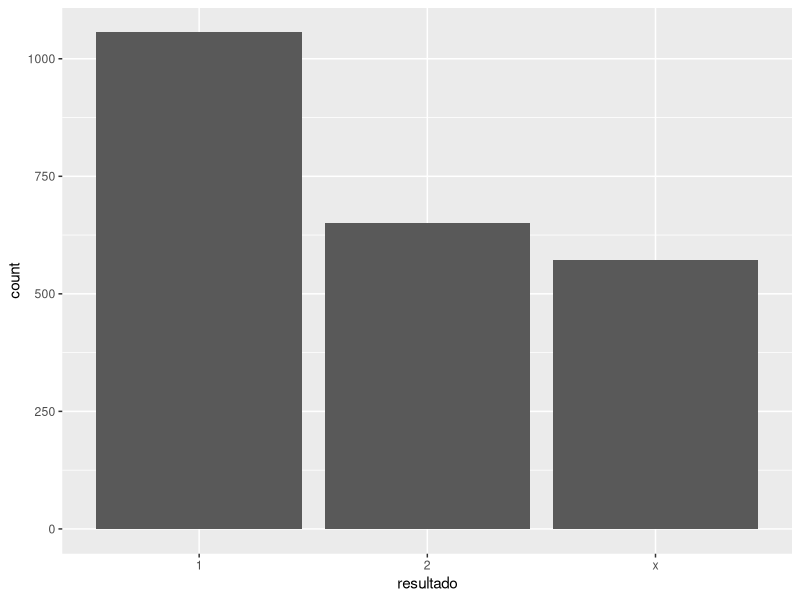
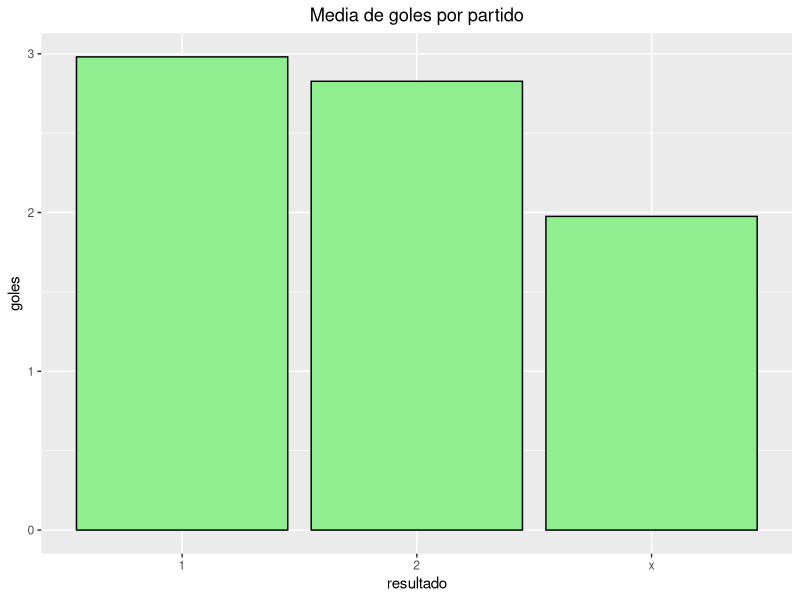
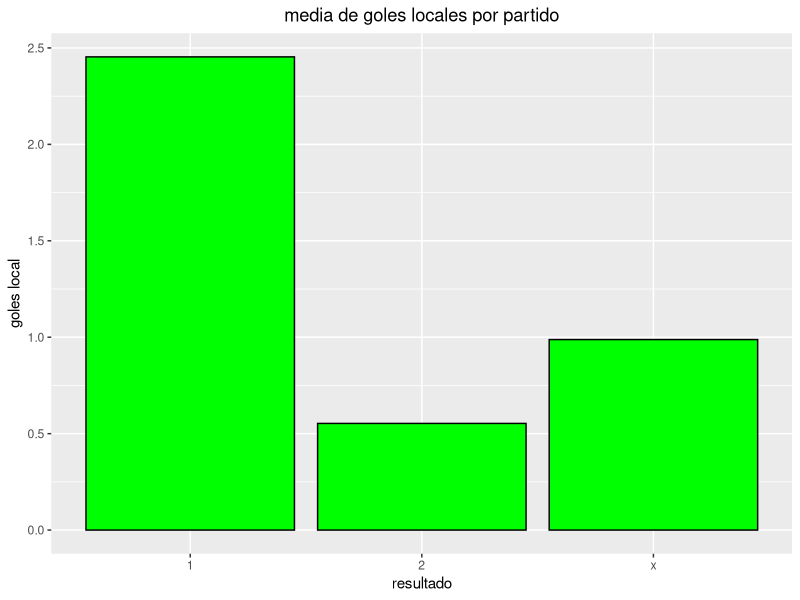
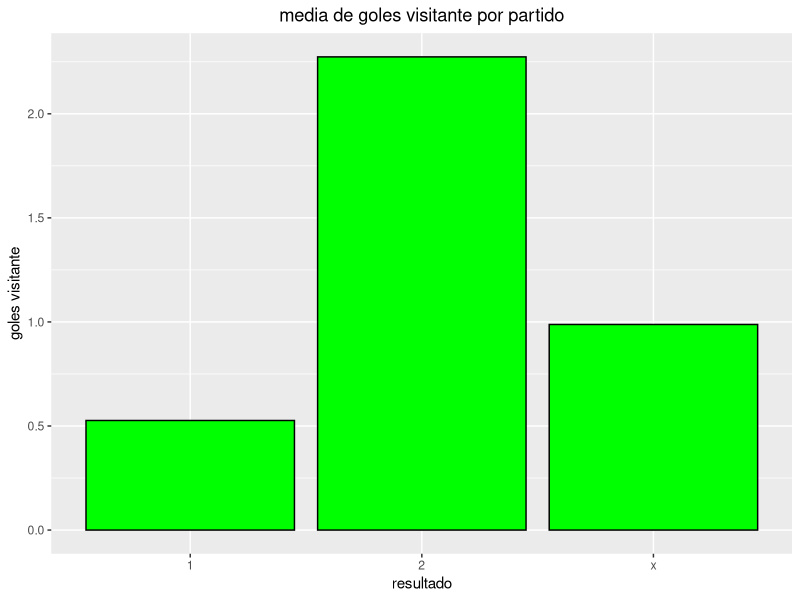
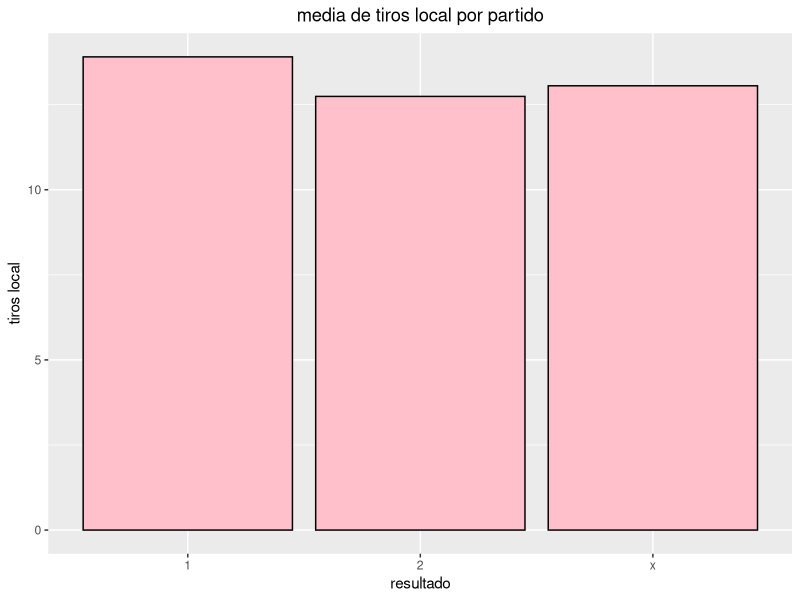
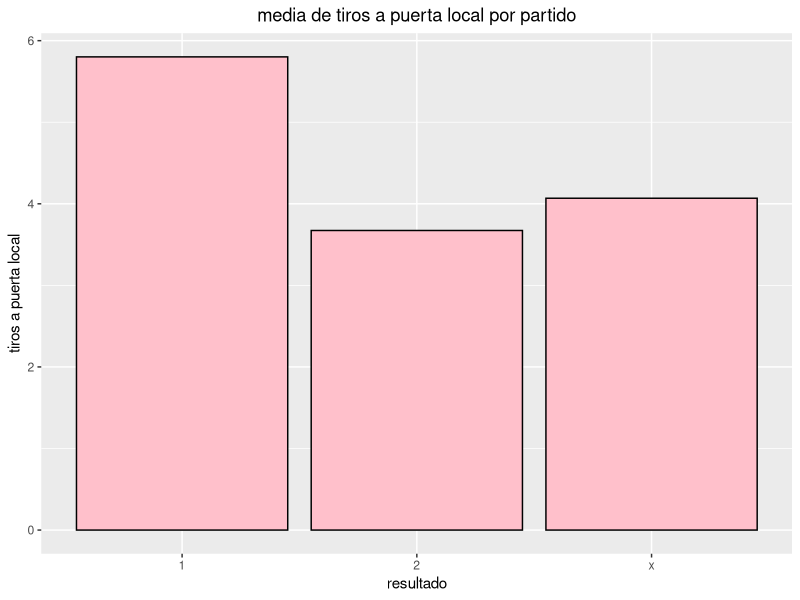
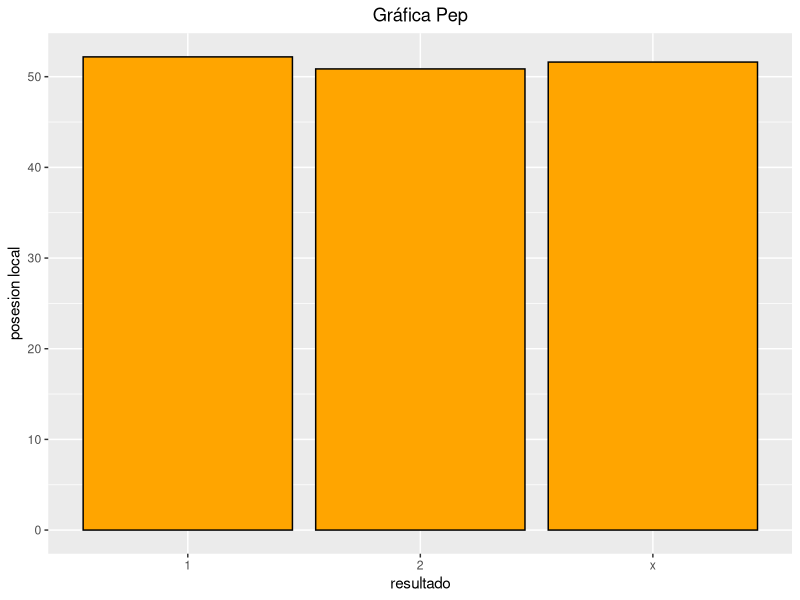
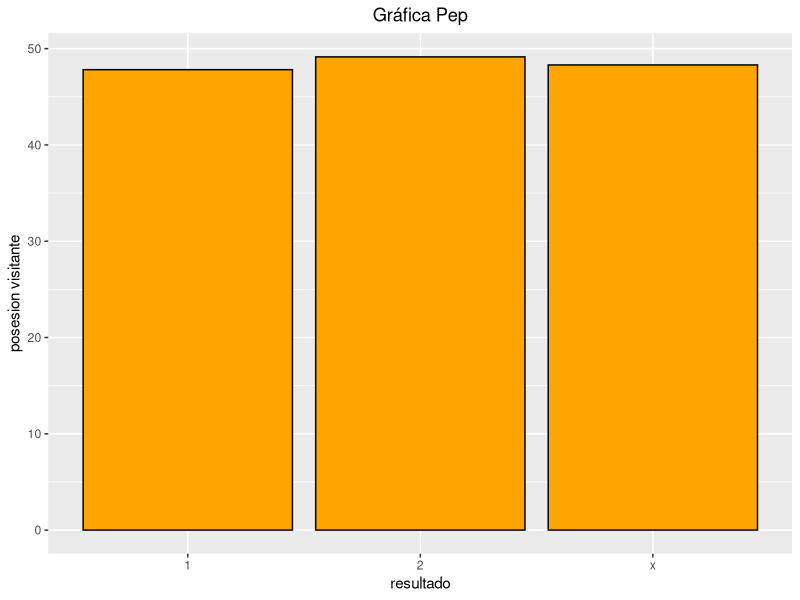

These figures' R source, in order:
## ---- chunk 1
# Librerías
library(dplyr)
library(readr)
library(ggplot2)
library(cowplot)
## ---- chunk 2
laliga <- read_csv("combined_data_laliga.csv")
## ---- chunk 3
# primeros estadisticos de clase
str(laliga)
## ---- chunk 4
summary(laliga) #medias y medianas son bastante similares, asi que se pueden analizar como normales
## ---- chunk 5
#Limpio los datos de las columnas quitando los espacios y cambiandolos por guiones, puesto que los espacios dan bastantes problemas a la hora de llamar a las variables
names(laliga) <- gsub(" ","_", names(laliga))
## ---- chunk 6
# Limpieza de variables que no nos interesan
laliga$Score <-  NULL
laliga$`Half_Time_Score` <- NULL
laliga$`Match_Excitement` <- NULL
laliga$`Home_Team_Rating` <- NULL
laliga$`Away_Team_Rating` <- NULL
laliga$`Home_Team_Goals_Conceeded` <- NULL
laliga$`Away_Team_Goals_Conceeded` <- NULL
## ---- chunk 7
# Añadimos la columna resultado (tipo quiniela)
laliga <- mutate(laliga, resultado = ifelse(Home_Team_Goals_Scored-Away_Team_Goals_Scored > 0, "1",
                                          ifelse(Home_Team_Goals_Scored-Away_Team_Goals_Scored < 0, "2", "x")))

# Añadimos la columna con los goles totales (por partido)
laliga <- mutate(laliga, goles = Home_Team_Goals_Scored+Away_Team_Goals_Scored)

#Añadimos las columnas Home points y Away points
laliga <- mutate(laliga, Home_points = case_when(laliga$resultado == 1 ~ 3,
                                                 laliga$resultado == "x" ~ 1,
                                                 laliga$resultado == 2 ~ 0))
laliga <- mutate(laliga, Away_points = case_when(laliga$resultado == 1 ~ 0,
                                                 laliga$resultado == "x" ~ 1,
                                                 laliga$resultado == 2 ~ 3))
#añadimos una columna con la jornada
laliga <- mutate(laliga, jornada = ceiling(row_number() / 10)) %>%
        mutate(jornada = (jornada - 1) %% 38 + 1)
## ---- chunk 8
# Convertimos a categorias
laliga$Home_Team <- as.factor(laliga$Home_Team)
laliga$Away_Team <- as.factor(laliga$Away_Team)
laliga$resultado <- as.factor(laliga$resultado)
## ---- chunk 9
# Dividimos los datos en dos datasets (train y test)
test <- filter(laliga, year==2020)
train <- filter(laliga, year<2020)
#write.csv(test,"test/test_laliga.csv")
#write.csv(train,"train/train_laliga.csv")
## ---- chunk 10
# dataframes separados por resultado
Victorias_casa <- train %>% filter(resultado==1)
Derrotas_casa <- train %>% filter(resultado==2)
Empates <- train %>% filter(resultado=="x")
## ---- chunk 11
table(train$Home_Team) # de aqui sacamos los equipos que más partidos han jugado (más años en primera division)

#prop.table(table(train$Home_Team))
#table(train$Home_Team, train$Away_Team)
## ---- chunk 12
ggplot(train,aes(x=resultado)) + geom_bar()
# se ve que jugar en casa es un factor importante para ganar (aprox. la mitad de partidos los gana el de casa)
## ---- chunk 13
#Porcentaje de victorias caseras(TRUE)
prop.table(table(train$Home_Team_Goals_Scored > train$Away_Team_Goals_Scored))
## ---- chunk 14
#Porcentaje de empates
prop.table(table(train$Home_Team_Goals_Scored == train$Away_Team_Goals_Scored))
## ---- chunk 15
#Porcentaje de derrotas caseras
prop.table(table(train$Home_Team_Goals_Scored < train$Away_Team_Goals_Scored))
## ---- chunk 16
ggplot(train,aes(resultado ,goles)) +
  geom_bar(position = "dodge", stat = "summary", fun = "mean",
           color = 'black', fill = 'lightgreen') +
  labs(title="Media de goles por partido", x="resultado", y="goles") +
  theme(plot.title=element_text(hjust = 0.5))

# en los partidos con victorias locales hay más goles de media que en los que gana el visitante (y bastante más que en los que hay empate). Por tanto, un partido con más goles es más probable que no acabe en empate.
## ---- chunk 17
ggplot(train,aes(resultado ,Home_Team_Goals_Scored)) +
  geom_bar(position = "dodge", stat = "summary", fun = "mean",
           color = 'black', fill = 'green') +
  labs(title="media de goles locales por partido", x="resultado", y="goles local") +
  theme(plot.title=element_text(hjust = 0.5))

# Cuando el equipo local gana, mayor es su media de goles. Es decir, a mas goles, mas victorias (obvio pero habia que comprobarlo)
## ---- chunk 18
ggplot(train,aes(resultado ,Away_Team_Goals_Scored)) +
  geom_bar(position = "dodge", stat = "summary", fun = "mean",
           color = 'black', fill = 'green') +
  labs(title="media de goles visitante por partido", x="resultado", y="goles visitante") +
  theme(plot.title=element_text(hjust = 0.5))

# Cuando el equipo local pierde, mayor es la media de goles del visitante. Es decir, a mas goles encajados, mas derrotas (obvio pero habia que comprobarlo)
## ---- chunk 19
#Media de goles por partido
sum(train$Home_Team_Goals_Scored, train$Away_Team_Goals_Scored)/nrow(train)
## ---- chunk 20
#Media de goles por partido con victoria local
sum(Victorias_casa$Home_Team_Goals_Scored,Victorias_casa$Away_Team_Goals_Scored)/nrow(Victorias_casa)
## ---- chunk 21
#Media de goles por partido con victoria visitante
sum(Derrotas_casa$Home_Team_Goals_Scored,Derrotas_casa$Away_Team_Goals_Scored)/nrow(Derrotas_casa)
## ---- chunk 22
#Media de goles por partido con empate
sum(Empates$Home_Team_Goals_Scored,Empates$Away_Team_Goals_Scored)/nrow(Empates)
## ---- chunk 23
ggplot(train,aes(resultado ,Home_Team_Total_Shots)) +
  geom_bar(position = "dodge", stat = "summary", fun = "mean",
           color = 'black', fill = 'pink') +
  labs(title="media de tiros local por partido", x="resultado", y="tiros local") +
  theme(plot.title=element_text(hjust = 0.5))

# El número de tiros no influye mucho en el resultado (gane, pierda o empate suelen ser similares)
## ---- chunk 24
ggplot(train,aes(resultado ,Home_Team_On_Target_Shots)) +
  geom_bar(position = "dodge", stat = "summary", fun = "mean",
           color = 'black', fill = 'pink') +
  labs(title="media de tiros a puerta local por partido", x="resultado", y="tiros a puerta local") +
  theme(plot.title=element_text(hjust = 0.5))

# Sin embargo el número de tiros a puerta si influye (cuantos más tiros a puerta, más cerca de la victoria)
## ---- chunk 25
ggplot(train,aes(resultado ,`Home_Team_Possession_%`)) +
  geom_bar(position = "dodge", stat = "summary", fun = "mean",
           color = 'black', fill = 'orange') +
  labs(title="Gráfica Pep", x="resultado", y="posesion local") +
  theme(plot.title=element_text(hjust = 0.5))

# No parece influir mucho la posesión
## ---- chunk 26
ggplot(train,aes(resultado ,`Away_Team_Possession_%`)) +
  geom_bar(position = "dodge", stat = "summary", fun = "mean",
           color = 'black', fill = 'orange') +
  labs(title="Gráfica Pep", x="resultado", y="posesion visitante") +
  theme(plot.title=element_text(hjust = 0.5))

# El equipo local suele tener más posesion (>50%) independientemente del resultado
## ---- chunk 27
#Puntos promedio por partido por equipo
puntos_promedio_casa <- aggregate((Home_points) ~ Home_Team, data = train, mean)

puntos_promedio_fuera <- aggregate(Away_points ~ Away_Team, data = train, mean)

puntos_promedio <- data.frame(puntos_promedio_casa$Home_Team, (puntos_promedio_casa$`(Home_points)` + puntos_promedio_fuera$Away_points)/2)
names(puntos_promedio) <- c("Equipo", "Puntos_por_partido")
puntos_promedio
## ---- chunk 28
#Esta seria la clasificacion con la media de puntos por partid por equipo
clasificacion_media <- arrange(puntos_promedio,desc(Puntos_por_partido))
clasificacion_media
## ---- chunk 29
aggregate(Home_Team_Goals_Scored ~ Home_Team, data = train, FUN = mean) -> goles_home_team
goles_home_team
aggregate(Away_Team_Goals_Scored ~ Away_Team, data = train, FUN = mean) -> goles_Away_team
goles_Away_team
goles_por_equipo <- data.frame(goles_home_team$Home_Team,(goles_Away_team$Away_Team_Goals_Scored + goles_home_team$Home_Team_Goals_Scored)/2)
names(goles_por_equipo) <- c("equipo", "goles")
goles_por_equipo
## ---- chunk 30
#No he sido capaz de poner encima una grafica de densidad con los puntos de cada equipo 
ggplot(goles_por_equipo, aes(x = equipo, y = goles)) +
  geom_bar(position = "dodge", stat = "summary", fill = "darkred") +
  labs(title = "Comparación goles y puntos") +
  theme(plot.title = element_text(hjust = 0.5), axis.text.x = element_text(angle = 90))
## ---- chunk 31
#Porcentaje medio de posesión por equipo en casa
tapply(train$`Home_Team_Possession_%`,train$`Home_Team`,mean)
## ---- chunk 32
#Porcentaje medio de posesión por equipo fuera de casa
tapply(train$`Away_Team_Possession_%`,train$`Away_Team`,mean)
## ---- chunk 33
summary(Empates$`Home_Team_Possession_%`)
summary(Victorias_casa$`Home_Team_Possession_%`)
summary(Derrotas_casa$`Home_Team_Possession_%`)
#Con estos datos tan similares sacamos en conclusión que la posesión no ha influido mucho en las victorias(pobre Pep)
## ---- chunk 34
ggplot(train,aes(Home_Team ,Home_Team_Goals_Scored)) +
  geom_bar(position = "dodge", stat = "summary", fun = "mean",
           color = 'black', fill = 'red') +
  labs(title="media de goles de cada equipo como local", x="equipos", y="goles por partido") +
  theme(plot.title=element_text(hjust = 0.5), axis.text = element_text(angle = 90, color = "darkblue"))

# media de goles por partido de cada equipo en su casa
## ---- chunk 35
ggplot(train,aes(Away_Team ,Away_Team_Goals_Scored)) +
  geom_bar(position = "dodge", stat = "summary", fun = "mean",
           color = 'black', fill = 'red') +
  labs(title="media de goles de cada equipo como visitante", x="equipos", y="goles por partido") +
  theme(plot.title=element_text(hjust = 0.5), axis.text = element_text(angle = 90, color = "darkblue"))

# Los equipos que más goles meten por partido, son los que más temporadas han estado en primera
## ---- chunk 36
# Correlación de algunas variables
pairs(train %>%
        select(Home_Team_Goals_Scored, Home_Team_On_Target_Shots, Home_Team_Total_Shots, `Home_Team_Possession_%`, `Home_Team_Pass_Success_%`, Home_Team_Corners, Home_Team_Throw_Ins, Home_Team_Fouls, Home_Team_Aerials_Won), pch = 21, bg = "black", col = "red")
## ---- chunk 37
hist(train$Home_Team_Goals_Scored,breaks=15, main = "Histograma de goles en casa", 
     xlab = "goles")
## ---- chunk 38
hist(train$Away_Team_Goals_Scored,breaks=15, main = "Histograma de goles fuera", 
     xlab = "goles")
# Se marcan más goles en casa que fuera
## ---- chunk 39
lm_fit <- lm(Home_Team_Goals_Scored~.-Home_Team, data=train)
summary(lm_fit)

#regfit_fwd <- leaps::regsubsets(Home_Team_Goals_Scored~., train, method="forward")
#for (metric in c("r2", "adjr2", "Cp", "bic")){plot(regfit_fwd, scale=metric)}
## ---- chunk 40
prop.table(table(Victorias_casa$Home_Team_Total_Shots > Victorias_casa$Away_Team_Total_Shots))
#En un 30% de las victorias de casa el equipo de casa tiró menos tiros que el de fuera
## ---- chunk 41
prop.table(table(Victorias_casa$Home_Team_Blocked_Shots > Victorias_casa$Away_Team_Blocked_Shots))
#Los tiros bloqueados no influyen mucho en el resultado del partido
## ---- chunk 42
prop.table(table(Derrotas_casa$Home_Team_Blocked_Shots > Derrotas_casa$Away_Team_Blocked_Shots))
#En las derrotas si vemos que el 43% de las veces bloquearon menos 
